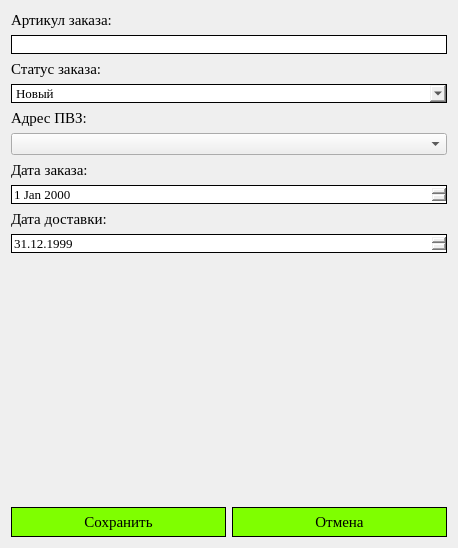
<?xml version="1.0" encoding="UTF-8"?>
<ui version="4.0">
 <class>order_edit</class>
 <widget class="QDialog" name="order_edit">
  <property name="geometry">
   <rect>
    <x>0</x>
    <y>0</y>
    <width>458</width>
    <height>548</height>
   </rect>
  </property>
  <property name="windowTitle">
   <string>Dialog</string>
  </property>
  <layout class="QGridLayout" name="gridLayout_2">
   <item row="0" column="0">
    <layout class="QVBoxLayout" name="verticalLayout">
     <item>
      <layout class="QGridLayout" name="gridLayout">
       <item row="8" column="0">
        <widget class="QLabel" name="label_5">
         <property name="font">
          <font>
           <family>Times New Roman</family>
           <pointsize>11</pointsize>
          </font>
         </property>
         <property name="text">
          <string>Дата доставки:</string>
         </property>
        </widget>
       </item>
       <item row="4" column="0">
        <widget class="QLabel" name="label_3">
         <property name="font">
          <font>
           <family>Times New Roman</family>
           <pointsize>11</pointsize>
          </font>
         </property>
         <property name="text">
          <string>Адрес ПВЗ:</string>
         </property>
        </widget>
       </item>
       <item row="2" column="0">
        <widget class="QLabel" name="label_2">
         <property name="font">
          <font>
           <family>Times New Roman</family>
           <pointsize>11</pointsize>
          </font>
         </property>
         <property name="text">
          <string>Статус заказа:</string>
         </property>
        </widget>
       </item>
       <item row="9" column="0">
        <widget class="QDateEdit" name="delivery_date">
         <property name="font">
          <font>
           <family>Times New Roman</family>
           <pointsize>10</pointsize>
          </font>
         </property>
         <property name="styleSheet">
          <string notr="true">#delivery_date {
    border: 1px solid black;
}

#delivery_date:hover {
    border-color: #00FA9A;
}</string>
         </property>
         <property name="dateTime">
          <datetime>
           <hour>0</hour>
           <minute>0</minute>
           <second>0</second>
           <year>1999</year>
           <month>12</month>
           <day>31</day>
          </datetime>
         </property>
         <property name="displayFormat">
          <string>dd.MM.yyyy</string>
         </property>
         <property name="calendarPopup">
          <bool>false</bool>
         </property>
        </widget>
       </item>
       <item row="7" column="0">
        <widget class="QDateEdit" name="date_order">
         <property name="font">
          <font>
           <family>Times New Roman</family>
           <pointsize>10</pointsize>
          </font>
         </property>
         <property name="styleSheet">
          <string notr="true">#date_order {
    border: 1px solid black;
}

#date_order:hover {
    border-color: #00FA9A;
}</string>
         </property>
        </widget>
       </item>
       <item row="3" column="0">
        <widget class="QComboBox" name="status_input">
         <property name="font">
          <font>
           <family>Times New Roman</family>
           <pointsize>10</pointsize>
          </font>
         </property>
         <property name="styleSheet">
          <string notr="true">#status_input {
    border: 1px solid black;
}

#status_input:hover {
    border-color: #00FA9A;
}</string>
         </property>
         <item>
          <property name="text">
           <string>Новый</string>
          </property>
         </item>
         <item>
          <property name="text">
           <string>Завершен</string>
          </property>
         </item>
        </widget>
       </item>
       <item row="0" column="0">
        <widget class="QLabel" name="label">
         <property name="font">
          <font>
           <family>Times New Roman</family>
           <pointsize>11</pointsize>
           <bold>false</bold>
          </font>
         </property>
         <property name="text">
          <string>Артикул заказа:</string>
         </property>
        </widget>
       </item>
       <item row="1" column="0">
        <widget class="QLineEdit" name="articul_input">
         <property name="font">
          <font>
           <family>Times New Roman</family>
           <pointsize>10</pointsize>
          </font>
         </property>
         <property name="styleSheet">
          <string notr="true">#articul_input {
    border: 1px solid black;
}

#articul_input:focus {
    border-color: #00FA9A;
}</string>
         </property>
        </widget>
       </item>
       <item row="10" column="0">
        <spacer name="verticalSpacer">
         <property name="orientation">
          <enum>Qt::Orientation::Vertical</enum>
         </property>
         <property name="sizeHint" stdset="0">
          <size>
           <width>20</width>
           <height>40</height>
          </size>
         </property>
        </spacer>
       </item>
       <item row="6" column="0">
        <widget class="QLabel" name="label_4">
         <property name="font">
          <font>
           <family>Times New Roman</family>
           <pointsize>11</pointsize>
          </font>
         </property>
         <property name="text">
          <string>Дата заказа:</string>
         </property>
        </widget>
       </item>
       <item row="5" column="0">
        <widget class="QComboBox" name="pvz_adress"/>
       </item>
      </layout>
     </item>
     <item>
      <layout class="QHBoxLayout" name="horizontalLayout">
       <item>
        <widget class="QPushButton" name="save_button">
         <property name="minimumSize">
          <size>
           <width>0</width>
           <height>30</height>
          </size>
         </property>
         <property name="font">
          <font>
           <family>Times New Roman</family>
           <pointsize>11</pointsize>
          </font>
         </property>
         <property name="styleSheet">
          <string notr="true">#save_button {
    background-color: #7FFF00;
    border: 1px solid black;
}

#save_button:hover {
    background-color: #00FA9A;
}</string>
         </property>
         <property name="text">
          <string>Сохранить</string>
         </property>
        </widget>
       </item>
       <item>
        <widget class="QPushButton" name="cancel_button">
         <property name="minimumSize">
          <size>
           <width>0</width>
           <height>30</height>
          </size>
         </property>
         <property name="font">
          <font>
           <family>Times New Roman</family>
           <pointsize>11</pointsize>
          </font>
         </property>
         <property name="styleSheet">
          <string notr="true">#cancel_button {
    background-color: #7FFF00;
    border: 1px solid black;
}

#cancel_button:hover {
    background-color: #00FA9A;
}</string>
         </property>
         <property name="text">
          <string>Отмена</string>
         </property>
        </widget>
       </item>
      </layout>
     </item>
    </layout>
   </item>
  </layout>
 </widget>
 <resources/>
 <connections/>
</ui>
